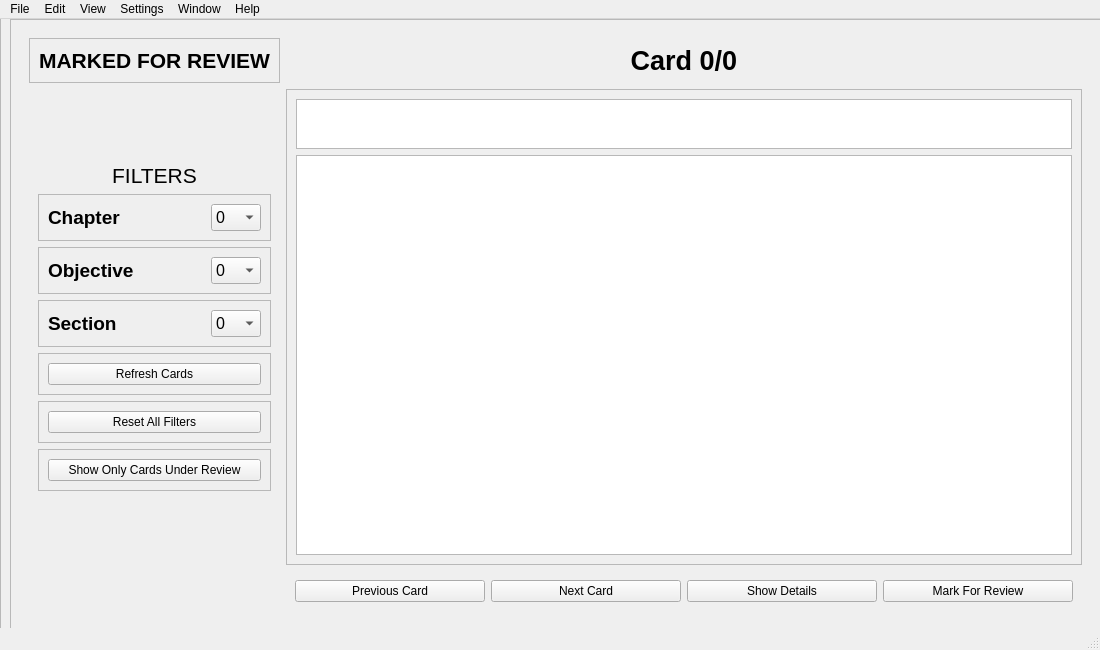
<?xml version="1.0" encoding="UTF-8"?>
<ui version="4.0">
 <class>MainWindow</class>
 <widget class="QMainWindow" name="MainWindow">
  <property name="geometry">
   <rect>
    <x>0</x>
    <y>0</y>
    <width>1100</width>
    <height>650</height>
   </rect>
  </property>
  <property name="minimumSize">
   <size>
    <width>1100</width>
    <height>650</height>
   </size>
  </property>
  <property name="windowTitle">
   <string>MainWindow</string>
  </property>
  <widget class="QWidget" name="centralwidget">
   <widget class="QFrame" name="frame_6">
    <property name="geometry">
     <rect>
      <x>0</x>
      <y>-10</y>
      <width>1111</width>
      <height>631</height>
     </rect>
    </property>
    <property name="frameShape">
     <enum>QFrame::StyledPanel</enum>
    </property>
    <property name="frameShadow">
     <enum>QFrame::Raised</enum>
    </property>
    <layout class="QHBoxLayout" name="horizontalLayout_3">
     <item>
      <widget class="QFrame" name="frame_5">
       <property name="frameShape">
        <enum>QFrame::StyledPanel</enum>
       </property>
       <property name="frameShadow">
        <enum>QFrame::Raised</enum>
       </property>
       <layout class="QVBoxLayout" name="verticalLayout_2">
        <item>
         <widget class="QFrame" name="frame_2">
          <layout class="QGridLayout" name="gridLayout_2">
           <item row="1" column="1">
            <widget class="QFrame" name="frame_3">
             <property name="frameShape">
              <enum>QFrame::StyledPanel</enum>
             </property>
             <property name="frameShadow">
              <enum>QFrame::Raised</enum>
             </property>
             <layout class="QVBoxLayout" name="verticalLayout_8">
              <item>
               <widget class="QTextBrowser" name="card_front_textbox">
                <property name="sizePolicy">
                 <sizepolicy hsizetype="MinimumExpanding" vsizetype="MinimumExpanding">
                  <horstretch>0</horstretch>
                  <verstretch>0</verstretch>
                 </sizepolicy>
                </property>
                <property name="maximumSize">
                 <size>
                  <width>16777215</width>
                  <height>50</height>
                 </size>
                </property>
                <property name="font">
                 <font>
                  <pointsize>12</pointsize>
                 </font>
                </property>
                <property name="html">
                 <string>&lt;!DOCTYPE HTML PUBLIC &quot;-//W3C//DTD HTML 4.0//EN&quot; &quot;http://www.w3.org/TR/REC-html40/strict.dtd&quot;&gt;
&lt;html&gt;&lt;head&gt;&lt;meta name=&quot;qrichtext&quot; content=&quot;1&quot; /&gt;&lt;meta charset=&quot;utf-8&quot; /&gt;&lt;style type=&quot;text/css&quot;&gt;
p, li { white-space: pre-wrap; }
hr { height: 1px; border-width: 0; }
li.unchecked::marker { content: &quot;\2610&quot;; }
li.checked::marker { content: &quot;\2612&quot;; }
&lt;/style&gt;&lt;/head&gt;&lt;body style=&quot; font-family:'Segoe UI'; font-size:12pt; font-weight:400; font-style:normal;&quot;&gt;
&lt;p style=&quot;-qt-paragraph-type:empty; margin-top:12px; margin-bottom:12px; margin-left:0px; margin-right:0px; -qt-block-indent:0; text-indent:0px; font-size:9pt;&quot;&gt;&lt;br /&gt;&lt;/p&gt;&lt;/body&gt;&lt;/html&gt;</string>
                </property>
               </widget>
              </item>
              <item>
               <widget class="QTextBrowser" name="card_back_textbox">
                <property name="sizePolicy">
                 <sizepolicy hsizetype="MinimumExpanding" vsizetype="MinimumExpanding">
                  <horstretch>0</horstretch>
                  <verstretch>0</verstretch>
                 </sizepolicy>
                </property>
                <property name="font">
                 <font>
                  <pointsize>12</pointsize>
                 </font>
                </property>
                <property name="html">
                 <string>&lt;!DOCTYPE HTML PUBLIC &quot;-//W3C//DTD HTML 4.0//EN&quot; &quot;http://www.w3.org/TR/REC-html40/strict.dtd&quot;&gt;
&lt;html&gt;&lt;head&gt;&lt;meta name=&quot;qrichtext&quot; content=&quot;1&quot; /&gt;&lt;meta charset=&quot;utf-8&quot; /&gt;&lt;style type=&quot;text/css&quot;&gt;
p, li { white-space: pre-wrap; }
hr { height: 1px; border-width: 0; }
li.unchecked::marker { content: &quot;\2610&quot;; }
li.checked::marker { content: &quot;\2612&quot;; }
&lt;/style&gt;&lt;/head&gt;&lt;body style=&quot; font-family:'Segoe UI'; font-size:12pt; font-weight:400; font-style:normal;&quot;&gt;
&lt;p style=&quot;-qt-paragraph-type:empty; margin-top:12px; margin-bottom:12px; margin-left:0px; margin-right:0px; -qt-block-indent:0; text-indent:0px;&quot;&gt;&lt;br /&gt;&lt;/p&gt;&lt;/body&gt;&lt;/html&gt;</string>
                </property>
               </widget>
              </item>
             </layout>
            </widget>
           </item>
           <item row="0" column="1">
            <widget class="QLabel" name="card_progress_label">
             <property name="font">
              <font>
               <pointsize>20</pointsize>
               <bold>true</bold>
              </font>
             </property>
             <property name="text">
              <string>Card 0/0</string>
             </property>
             <property name="alignment">
              <set>Qt::AlignCenter</set>
             </property>
            </widget>
           </item>
           <item row="4" column="1">
            <widget class="QFrame" name="frame">
             <property name="minimumSize">
              <size>
               <width>0</width>
               <height>0</height>
              </size>
             </property>
             <layout class="QHBoxLayout" name="horizontalLayout">
              <item>
               <widget class="QPushButton" name="prev_card_btn">
                <property name="text">
                 <string>Previous Card</string>
                </property>
               </widget>
              </item>
              <item>
               <widget class="QPushButton" name="next_card_btn">
                <property name="text">
                 <string>Next Card</string>
                </property>
               </widget>
              </item>
              <item>
               <widget class="QPushButton" name="show_details_btn">
                <property name="text">
                 <string>Show Details</string>
                </property>
               </widget>
              </item>
              <item>
               <widget class="QPushButton" name="mark_review_btn">
                <property name="font">
                 <font>
                  <pointsize>9</pointsize>
                  <bold>false</bold>
                 </font>
                </property>
                <property name="text">
                 <string>Mark For Review</string>
                </property>
               </widget>
              </item>
             </layout>
            </widget>
           </item>
           <item row="0" column="0">
            <widget class="QFrame" name="frame_4">
             <property name="sizePolicy">
              <sizepolicy hsizetype="Preferred" vsizetype="Minimum">
               <horstretch>0</horstretch>
               <verstretch>0</verstretch>
              </sizepolicy>
             </property>
             <property name="frameShape">
              <enum>QFrame::StyledPanel</enum>
             </property>
             <property name="frameShadow">
              <enum>QFrame::Raised</enum>
             </property>
             <layout class="QVBoxLayout" name="verticalLayout">
              <item>
               <widget class="QLabel" name="review_label">
                <property name="enabled">
                 <bool>true</bool>
                </property>
                <property name="font">
                 <font>
                  <pointsize>16</pointsize>
                  <bold>true</bold>
                 </font>
                </property>
                <property name="styleSheet">
                 <string notr="true"/>
                </property>
                <property name="text">
                 <string>MARKED FOR REVIEW</string>
                </property>
                <property name="alignment">
                 <set>Qt::AlignCenter</set>
                </property>
               </widget>
              </item>
             </layout>
            </widget>
           </item>
           <item row="1" column="0">
            <widget class="QFrame" name="frame">
             <property name="sizePolicy">
              <sizepolicy hsizetype="Preferred" vsizetype="Maximum">
               <horstretch>0</horstretch>
               <verstretch>0</verstretch>
              </sizepolicy>
             </property>
             <layout class="QVBoxLayout" name="verticalLayout_3">
              <item>
               <widget class="QLabel" name="label">
                <property name="font">
                 <font>
                  <pointsize>16</pointsize>
                  <italic>false</italic>
                  <underline>false</underline>
                 </font>
                </property>
                <property name="text">
                 <string>FILTERS</string>
                </property>
                <property name="alignment">
                 <set>Qt::AlignCenter</set>
                </property>
               </widget>
              </item>
              <item>
               <widget class="QFrame" name="frame_8">
                <property name="frameShape">
                 <enum>QFrame::StyledPanel</enum>
                </property>
                <property name="frameShadow">
                 <enum>QFrame::Raised</enum>
                </property>
                <layout class="QHBoxLayout" name="horizontalLayout_4">
                 <item>
                  <widget class="QLabel" name="chapter_label">
                   <property name="font">
                    <font>
                     <pointsize>14</pointsize>
                     <bold>true</bold>
                    </font>
                   </property>
                   <property name="text">
                    <string>Chapter</string>
                   </property>
                  </widget>
                 </item>
                 <item>
                  <widget class="QComboBox" name="chapter_combobox">
                   <property name="minimumSize">
                    <size>
                     <width>0</width>
                     <height>0</height>
                    </size>
                   </property>
                   <property name="maximumSize">
                    <size>
                     <width>50</width>
                     <height>16777215</height>
                    </size>
                   </property>
                   <property name="font">
                    <font>
                     <pointsize>12</pointsize>
                     <bold>false</bold>
                    </font>
                   </property>
                   <item>
                    <property name="text">
                     <string>0</string>
                    </property>
                   </item>
                   <item>
                    <property name="text">
                     <string>1</string>
                    </property>
                   </item>
                   <item>
                    <property name="text">
                     <string>2</string>
                    </property>
                   </item>
                   <item>
                    <property name="text">
                     <string>3</string>
                    </property>
                   </item>
                   <item>
                    <property name="text">
                     <string>4</string>
                    </property>
                   </item>
                   <item>
                    <property name="text">
                     <string>5</string>
                    </property>
                   </item>
                   <item>
                    <property name="text">
                     <string>6</string>
                    </property>
                   </item>
                   <item>
                    <property name="text">
                     <string>7</string>
                    </property>
                   </item>
                   <item>
                    <property name="text">
                     <string>8</string>
                    </property>
                   </item>
                   <item>
                    <property name="text">
                     <string>9</string>
                    </property>
                   </item>
                   <item>
                    <property name="text">
                     <string>10</string>
                    </property>
                   </item>
                  </widget>
                 </item>
                </layout>
               </widget>
              </item>
              <item>
               <widget class="QFrame" name="frame_9">
                <property name="frameShape">
                 <enum>QFrame::StyledPanel</enum>
                </property>
                <property name="frameShadow">
                 <enum>QFrame::Raised</enum>
                </property>
                <layout class="QHBoxLayout" name="horizontalLayout_5">
                 <item>
                  <widget class="QLabel" name="objective_label">
                   <property name="font">
                    <font>
                     <pointsize>14</pointsize>
                     <bold>true</bold>
                    </font>
                   </property>
                   <property name="text">
                    <string>Objective</string>
                   </property>
                  </widget>
                 </item>
                 <item>
                  <widget class="QComboBox" name="objective_combobox">
                   <property name="minimumSize">
                    <size>
                     <width>0</width>
                     <height>0</height>
                    </size>
                   </property>
                   <property name="maximumSize">
                    <size>
                     <width>50</width>
                     <height>16777215</height>
                    </size>
                   </property>
                   <property name="font">
                    <font>
                     <pointsize>12</pointsize>
                     <bold>false</bold>
                    </font>
                   </property>
                   <item>
                    <property name="text">
                     <string>0</string>
                    </property>
                   </item>
                   <item>
                    <property name="text">
                     <string>1</string>
                    </property>
                   </item>
                   <item>
                    <property name="text">
                     <string>2</string>
                    </property>
                   </item>
                   <item>
                    <property name="text">
                     <string>3</string>
                    </property>
                   </item>
                   <item>
                    <property name="text">
                     <string>4</string>
                    </property>
                   </item>
                   <item>
                    <property name="text">
                     <string>5</string>
                    </property>
                   </item>
                   <item>
                    <property name="text">
                     <string>6</string>
                    </property>
                   </item>
                   <item>
                    <property name="text">
                     <string>7</string>
                    </property>
                   </item>
                   <item>
                    <property name="text">
                     <string>8</string>
                    </property>
                   </item>
                   <item>
                    <property name="text">
                     <string>9</string>
                    </property>
                   </item>
                   <item>
                    <property name="text">
                     <string>10</string>
                    </property>
                   </item>
                  </widget>
                 </item>
                </layout>
               </widget>
              </item>
              <item>
               <widget class="QFrame" name="frame_10">
                <property name="frameShape">
                 <enum>QFrame::StyledPanel</enum>
                </property>
                <property name="frameShadow">
                 <enum>QFrame::Raised</enum>
                </property>
                <layout class="QHBoxLayout" name="horizontalLayout_6">
                 <item>
                  <widget class="QLabel" name="section_label">
                   <property name="font">
                    <font>
                     <pointsize>14</pointsize>
                     <bold>true</bold>
                    </font>
                   </property>
                   <property name="text">
                    <string>Section</string>
                   </property>
                  </widget>
                 </item>
                 <item>
                  <widget class="QComboBox" name="section_combobox">
                   <property name="minimumSize">
                    <size>
                     <width>0</width>
                     <height>0</height>
                    </size>
                   </property>
                   <property name="maximumSize">
                    <size>
                     <width>50</width>
                     <height>16777215</height>
                    </size>
                   </property>
                   <property name="font">
                    <font>
                     <pointsize>12</pointsize>
                     <bold>false</bold>
                    </font>
                   </property>
                   <item>
                    <property name="text">
                     <string>0</string>
                    </property>
                   </item>
                   <item>
                    <property name="text">
                     <string>1</string>
                    </property>
                   </item>
                   <item>
                    <property name="text">
                     <string>2</string>
                    </property>
                   </item>
                   <item>
                    <property name="text">
                     <string>3</string>
                    </property>
                   </item>
                   <item>
                    <property name="text">
                     <string>4</string>
                    </property>
                   </item>
                   <item>
                    <property name="text">
                     <string>5</string>
                    </property>
                   </item>
                   <item>
                    <property name="text">
                     <string>6</string>
                    </property>
                   </item>
                   <item>
                    <property name="text">
                     <string>7</string>
                    </property>
                   </item>
                   <item>
                    <property name="text">
                     <string>8</string>
                    </property>
                   </item>
                   <item>
                    <property name="text">
                     <string>9</string>
                    </property>
                   </item>
                   <item>
                    <property name="text">
                     <string>10</string>
                    </property>
                   </item>
                  </widget>
                 </item>
                </layout>
               </widget>
              </item>
              <item>
               <widget class="QFrame" name="frame_12">
                <property name="frameShape">
                 <enum>QFrame::StyledPanel</enum>
                </property>
                <property name="frameShadow">
                 <enum>QFrame::Raised</enum>
                </property>
                <layout class="QVBoxLayout" name="verticalLayout_5">
                 <item>
                  <widget class="QPushButton" name="refresh_btn">
                   <property name="font">
                    <font>
                     <bold>false</bold>
                    </font>
                   </property>
                   <property name="text">
                    <string>Refresh Cards</string>
                   </property>
                  </widget>
                 </item>
                </layout>
               </widget>
              </item>
              <item>
               <widget class="QFrame" name="frame_14">
                <property name="frameShape">
                 <enum>QFrame::StyledPanel</enum>
                </property>
                <property name="frameShadow">
                 <enum>QFrame::Raised</enum>
                </property>
                <layout class="QVBoxLayout" name="verticalLayout_7">
                 <item>
                  <widget class="QPushButton" name="reset_filters_btn">
                   <property name="text">
                    <string>Reset All Filters</string>
                   </property>
                  </widget>
                 </item>
                </layout>
               </widget>
              </item>
              <item>
               <widget class="QFrame" name="frame_13">
                <property name="frameShape">
                 <enum>QFrame::StyledPanel</enum>
                </property>
                <property name="frameShadow">
                 <enum>QFrame::Raised</enum>
                </property>
                <layout class="QVBoxLayout" name="verticalLayout_6">
                 <item>
                  <widget class="QPushButton" name="show_review_cards_btn">
                   <property name="text">
                    <string>Show Only Cards Under Review</string>
                   </property>
                  </widget>
                 </item>
                </layout>
               </widget>
              </item>
             </layout>
            </widget>
           </item>
          </layout>
         </widget>
        </item>
       </layout>
      </widget>
     </item>
    </layout>
   </widget>
  </widget>
  <widget class="QMenuBar" name="menubar">
   <property name="geometry">
    <rect>
     <x>0</x>
     <y>0</y>
     <width>1100</width>
     <height>22</height>
    </rect>
   </property>
   <widget class="QMenu" name="menuFile">
    <property name="title">
     <string>File</string>
    </property>
    <addaction name="actionOpen_Cards"/>
    <addaction name="actionSave_Cards"/>
   </widget>
   <widget class="QMenu" name="menuEdit">
    <property name="title">
     <string>Edit</string>
    </property>
    <widget class="QMenu" name="menuOrder_Cards">
     <property name="title">
      <string>Order Cards</string>
     </property>
     <addaction name="actionAscending"/>
     <addaction name="actionDescending"/>
    </widget>
    <addaction name="menuOrder_Cards"/>
    <addaction name="actionShuffle_Cards"/>
   </widget>
   <widget class="QMenu" name="menuView">
    <property name="title">
     <string>View</string>
    </property>
   </widget>
   <widget class="QMenu" name="menuSettings">
    <property name="title">
     <string>Settings</string>
    </property>
    <widget class="QMenu" name="menuPreferences">
     <property name="title">
      <string>Preferences</string>
     </property>
     <addaction name="prefHide_Marked_For_Review"/>
    </widget>
    <addaction name="menuPreferences"/>
   </widget>
   <widget class="QMenu" name="menuWindow">
    <property name="title">
     <string>Window</string>
    </property>
   </widget>
   <widget class="QMenu" name="menuHelp">
    <property name="title">
     <string>Help</string>
    </property>
   </widget>
   <addaction name="menuFile"/>
   <addaction name="menuEdit"/>
   <addaction name="menuView"/>
   <addaction name="menuSettings"/>
   <addaction name="menuWindow"/>
   <addaction name="menuHelp"/>
  </widget>
  <widget class="QStatusBar" name="statusbar"/>
  <action name="actionOpen_Cards">
   <property name="text">
    <string>Open</string>
   </property>
  </action>
  <action name="actionSave_Cards">
   <property name="text">
    <string>Save</string>
   </property>
  </action>
  <action name="actionOpen">
   <property name="text">
    <string>Open</string>
   </property>
  </action>
  <action name="prefHide_Marked_For_Review">
   <property name="checkable">
    <bool>true</bool>
   </property>
   <property name="checked">
    <bool>false</bool>
   </property>
   <property name="enabled">
    <bool>true</bool>
   </property>
   <property name="text">
    <string>Hide Marked For Review</string>
   </property>
  </action>
  <action name="actionAscending">
   <property name="text">
    <string>Ascending</string>
   </property>
  </action>
  <action name="actionDescending">
   <property name="text">
    <string>Descending</string>
   </property>
  </action>
  <action name="actionShuffle_Cards">
   <property name="text">
    <string>Shuffle Cards</string>
   </property>
  </action>
 </widget>
 <resources/>
 <connections/>
</ui>
